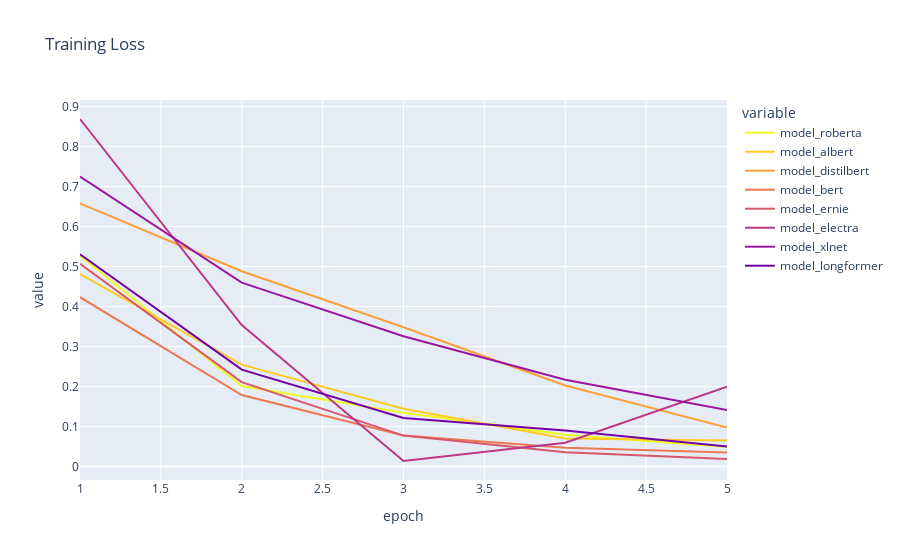

Notebook code for this chart:
### Code cell
fig = px.line(df_loss_sarcasm, x='epoch', y=df.columns[1:9], color_discrete_sequence=px.colors.sequential.Plasma_r, #["red", "green", "blue", "goldenrod", "magenta"],
             title="Training Loss")

# Show plot 
fig.show()

### Figure 1 — Plotly figure (JSON) as saved in the notebook; plotly's stock layout.template omitted (floating-point values rounded to 4 significant figures)
{"data": [{"hovertemplate": "variable=model_roberta<br>epoch=%{x}<br>value=%{y}<extra></extra>", "legendgroup": "model_roberta", "line": {"color": "#f0f921", "dash": "solid"}, "mode": "lines", "name": "model_roberta", "orientation": "v", "showlegend": true, "type": "scatter", "x": [1, 2, 3, 4, 5], "xaxis": "x", "y": [0.5268, 0.2013, 0.1344, 0.07952, 0.04915], "yaxis": "y"}, {"hovertemplate": "variable=model_albert<br>epoch=%{x}<br>value=%{y}<extra></extra>", "legendgroup": "model_albert", "line": {"color": "#fdca26", "dash": "solid"}, "mode": "lines", "name": "model_albert", "orientation": "v", "showlegend": true, "type": "scatter", "x": [1, 2, 3, 4, 5], "xaxis": "x", "y": [0.481, 0.2548, 0.1444, 0.07026, 0.0652], "yaxis": "y"}, {"hovertemplate": "variable=model_distilbert<br>epoch=%{x}<br>value=%{y}<extra></extra>", "legendgroup": "model_distilbert", "line": {"color": "#fb9f3a", "dash": "solid"}, "mode": "lines", "name": "model_distilbert", "orientation": "v", "showlegend": true, "type": "scatter", "x": [1, 2, 3, 4, 5], "xaxis": "x", "y": [0.6574, 0.4882, 0.3482, 0.2028, 0.09766], "yaxis": "y"}, {"hovertemplate": "variable=model_bert<br>epoch=%{x}<br>value=%{y}<extra></extra>", "legendgroup": "model_bert", "line": {"color": "#ed7953", "dash": "solid"}, "mode": "lines", "name": "model_bert", "orientation": "v", "showlegend": true, "type": "scatter", "x": [1, 2, 3, 4, 5], "xaxis": "x", "y": [0.4233, 0.1789, 0.07786, 0.04717, 0.03525], "yaxis": "y"}, {"hovertemplate": "variable=model_ernie<br>epoch=%{x}<br>value=%{y}<extra></extra>", "legendgroup": "model_ernie", "line": {"color": "#d8576b", "dash": "solid"}, "mode": "lines", "name": "model_ernie", "orientation": "v", "showlegend": true, "type": "scatter", "x": [1, 2, 3, 4, 5], "xaxis": "x", "y": [0.5068, 0.211, 0.0775, 0.0358, 0.0187], "yaxis": "y"}, {"hovertemplate": "variable=model_electra<br>epoch=%{x}<br>value=%{y}<extra></extra>", "legendgroup": "model_electra", "line": {"color": "#bd3786", "dash": "solid"}, "mode": "lines", "name": "model_electra", "orientation": "v", "showlegend": true, "type": "scatter", "x": [1, 2, 3, 4, 5], "xaxis": "x", "y": [0.8686, 0.3537, 0.014, 0.0596, 0.1999], "yaxis": "y"}, {"hovertemplate": "variable=model_xlnet<br>epoch=%{x}<br>value=%{y}<extra></extra>", "legendgroup": "model_xlnet", "line": {"color": "#9c179e", "dash": "solid"}, "mode": "lines", "name": "model_xlnet", "orientation": "v", "showlegend": true, "type": "scatter", "x": [1, 2, 3, 4, 5], "xaxis": "x", "y": [0.7249, 0.4597, 0.3258, 0.2171, 0.1415], "yaxis": "y"}, {"hovertemplate": "variable=model_longformer<br>epoch=%{x}<br>value=%{y}<extra></extra>", "legendgroup": "model_longformer", "line": {"color": "#7201a8", "dash": "solid"}, "mode": "lines", "name": "model_longformer", "orientation": "v", "showlegend": true, "type": "scatter", "x": [1, 2, 3, 4, 5], "xaxis": "x", "y": [0.5305, 0.2424, 0.1215, 0.08998, 0.05019], "yaxis": "y"}], "layout": {"legend": {"title": {"text": "variable"}, "tracegroupgap": 0}, "title": {"text": "Training Loss"}, "xaxis": {"anchor": "y", "domain": [0, 1], "title": {"text": "epoch"}}, "yaxis": {"anchor": "x", "domain": [0, 1], "title": {"text": "value"}}}}
